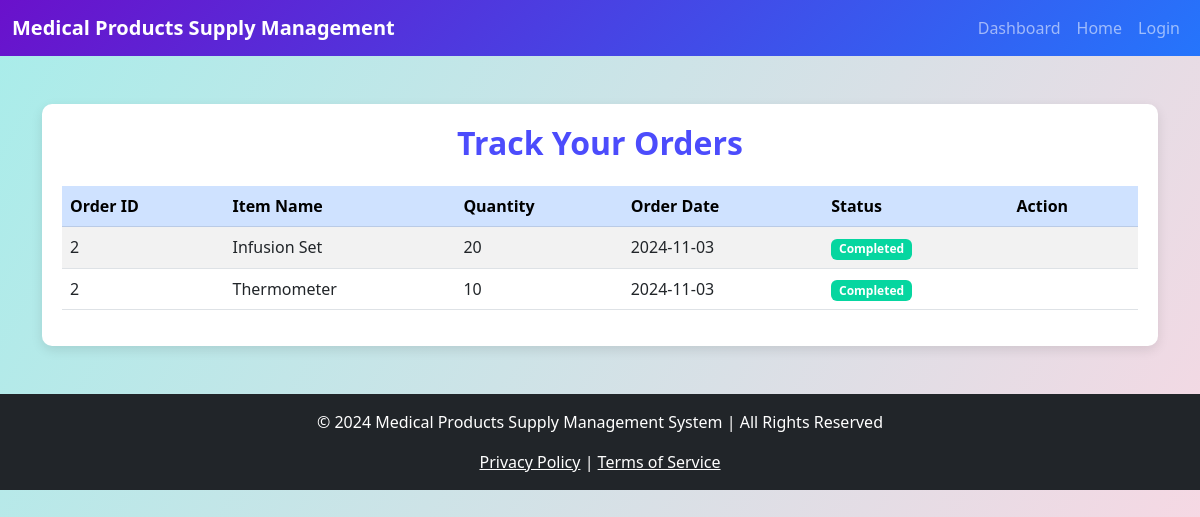
The page /user/track_order.php (signed in) on the database its author committed.
### tables this page shows
CREATE TABLE Order_Item (
    order_item_id INT PRIMARY KEY AUTO_INCREMENT,
    order_id INT,
    item_id INT,
    quantity INT NOT NULL,
    FOREIGN KEY (order_id) REFERENCES Orders(order_id),
    FOREIGN KEY (item_id) REFERENCES Item(item_id)
);

CREATE TABLE Orders (
    order_id INT PRIMARY KEY AUTO_INCREMENT,
    user_id INT,
    order_date DATE,
    status ENUM('pending', 'completed', 'shipped', 'cancelled') DEFAULT 'pending',  
    FOREIGN KEY (user_id) REFERENCES User(user_id)
);

CREATE TABLE Item (
    item_id INT PRIMARY KEY AUTO_INCREMENT,
    name VARCHAR(100) NOT NULL,
    description TEXT,
    price DECIMAL(10, 2),
    supplier_id INT,
    FOREIGN KEY (supplier_id) REFERENCES Supplier(supplier_id)
);

### user/track_order.php (the view, shortened to what this page needs)
<?php
include 'user_layout.php';
require '../includes/db.php';
$user_id = $_SESSION['user_id'];
$sql = "SELECT o.order_id, o.order_date, o.status, i.name AS item_name, oi.quantity
        FROM Orders o
        JOIN Order_Item oi ON o.order_id = oi.order_id
        JOIN Item i ON oi.item_id = i.item_id
        WHERE o.user_id = ?
        ORDER BY o.order_date DESC";
$stmt = $conn->prepare($sql);
$stmt->bind_param("i", $user_id);
$stmt->execute();
$result = $stmt->get_result();
?>
<div class="container mt-5">
    <div class="table-container">
        <h2 class="text-center mb-4">Track Your Orders</h2>
        <table class="table table-striped table-hover mt-4">
            <thead class="table-primary">
                <tr>
                    <th>Order ID</th>
                    <th>Item Name</th>
                    <th>Quantity</th>
                    <th>Order Date</th>
                    <th>Status</th>
                    <th>Action</th>
                </tr>
            </thead>
            <tbody>
                <?php while ($row = $result->fetch_assoc()): ?>
                    <tr>
                        <td><?php echo $row['order_id']; ?></td>
                        <td><?php echo $row['item_name']; ?></td>
                        <td><?php echo $row['quantity']; ?></td>
                        <td><?php echo $row['order_date']; ?></td>
                        <td>
                            <?php if ($row['status'] == 'pending'): ?>
                                <span class="badge badge-warning"><?php echo ucfirst($row['status']); ?></span>
                            <?php elseif ($row['status'] == 'cancelled'): ?>
                                <span class="badge badge-danger"><?php echo ucfirst($row['status']); ?></span>
                            <?php else: ?>
                                <span class="badge badge-success"><?php echo ucfirst($row['status']); ?></span>
                            <?php endif; ?>
                        </td>
                        <td>
                        </td>
                    </tr>
                <?php endwhile; ?>
            </tbody>
        </table>
    </div>
</div>
<?php include 'user_footer.php'; ?>

### user/user_layout.php (style rules this page uses)
body { background-color: #f8f9fa; }

### user/track_order.php (style rules this page uses)
body { background: linear-gradient(120deg, #a8edea, #fed6e3); min-height: 100vh; }
.table-container { background: #ffffff; padding: 20px; border-radius: 10px; box-shadow: 0 4px 12px rgba(0, 0, 0, 0.1); }
h2 { font-weight: bold; color: #4c4cfc; }
.badge-success { background-color: #06d6a0; }

### rows shown on the page
order_item: order.order_id "2", item.name "Infusion Set", quantity "20", order.order_date "2024-11-03", order.status "Completed"
order_item: order.order_id "2", item.name "Thermometer", quantity "10", order.order_date "2024-11-03", order.status "Completed"
